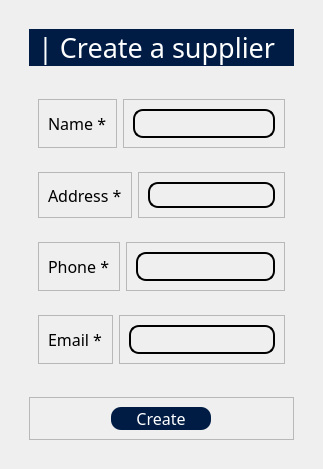
            <widget class="QWidget" name="CreateSupplier">
             <layout class="QHBoxLayout" name="horizontalLayout_22">
              <item>
               <widget class="QWidget" name="widget_7" native="true">
                <layout class="QVBoxLayout" name="verticalLayout_3">
                 <item alignment="Qt::AlignTop">
                  <widget class="QWidget" name="widget_8" native="true">
                   <layout class="QHBoxLayout" name="horizontalLayout_23">
                    <item>
                     <widget class="QFrame" name="frame_20">
                      <property name="styleSheet">
                       <string notr="true">background-color: rgb(0, 28, 68);
border-radius: 20px;
color: white</string>
                      </property>
                      <property name="frameShape">
                       <enum>QFrame::StyledPanel</enum>
                      </property>
                      <property name="frameShadow">
                       <enum>QFrame::Raised</enum>
                      </property>
                      <layout class="QHBoxLayout" name="horizontalLayout_24">
                       <property name="topMargin">
                        <number>0</number>
                       </property>
                       <property name="bottomMargin">
                        <number>0</number>
                       </property>
                       <item>
                        <widget class="QLabel" name="Title">
                         <property name="font">
                          <font>
                           <family>Sans Serif Collection</family>
                           <pointsize>20</pointsize>
                          </font>
                         </property>
                         <property name="text">
                          <string>| Create a supplier</string>
                         </property>
                        </widget>
                       </item>
                      </layout>
                     </widget>
                    </item>
                   </layout>
                  </widget>
                 </item>
                 <item>
                  <widget class="QWidget" name="widget_9" native="true">
                   <property name="sizePolicy">
                    <sizepolicy hsizetype="Preferred" vsizetype="Expanding">
                     <horstretch>0</horstretch>
                     <verstretch>0</verstretch>
                    </sizepolicy>
                   </property>
                   <layout class="QVBoxLayout" name="verticalLayout_6">
                    <item>
                     <widget class="QWidget" name="widget_10" native="true">
                      <layout class="QHBoxLayout" name="horizontalLayout_25">
                       <item>
                        <widget class="QFrame" name="frame_21">
                         <property name="frameShape">
                          <enum>QFrame::StyledPanel</enum>
                         </property>
                         <property name="frameShadow">
                          <enum>QFrame::Raised</enum>
                         </property>
                         <layout class="QHBoxLayout" name="horizontalLayout_33">
                          <item>
                           <widget class="QLabel" name="label_3">
                            <property name="font">
                             <font>
                              <family>Sans Serif Collection</family>
                              <pointsize>12</pointsize>
                             </font>
                            </property>
                            <property name="text">
                             <string>Name *</string>
                            </property>
                           </widget>
                          </item>
                         </layout>
                        </widget>
                       </item>
                       <item>
                        <widget class="QFrame" name="frame_22">
                         <property name="font">
                          <font>
                           <family>Sans Serif Collection</family>
                           <pointsize>10</pointsize>
                          </font>
                         </property>
                         <property name="frameShape">
                          <enum>QFrame::StyledPanel</enum>
                         </property>
                         <property name="frameShadow">
                          <enum>QFrame::Raised</enum>
                         </property>
                         <layout class="QHBoxLayout" name="horizontalLayout_34">
                          <item>
                           <widget class="QLineEdit" name="NameSupplier">
                            <property name="font">
                             <font>
                              <family>Sans Serif Collection</family>
                              <pointsize>10</pointsize>
                             </font>
                            </property>
                            <property name="styleSheet">
                             <string notr="true">background-color: rgba(0,0,0,0);
border: none;
border: 1.5px solid rgb(0, 0, 0);
color: rgb(0, 0, 0);
padding-bottom: 5px;
border-radius: 10px</string>
                            </property>
                           </widget>
                          </item>
                         </layout>
                        </widget>
                       </item>
                      </layout>
                     </widget>
                    </item>
                    <item>
                     <widget class="QWidget" name="widget_11" native="true">
                      <layout class="QHBoxLayout" name="horizontalLayout_26">
                       <item>
                        <widget class="QFrame" name="frame_23">
                         <property name="frameShape">
                          <enum>QFrame::StyledPanel</enum>
                         </property>
                         <property name="frameShadow">
                          <enum>QFrame::Raised</enum>
                         </property>
                         <layout class="QHBoxLayout" name="horizontalLayout_36">
                          <item>
                           <widget class="QLabel" name="label_9">
                            <property name="font">
                             <font>
                              <family>Sans Serif Collection</family>
                              <pointsize>12</pointsize>
                             </font>
                            </property>
                            <property name="text">
                             <string>Address *</string>
                            </property>
                           </widget>
                          </item>
                         </layout>
                        </widget>
                       </item>
                       <item>
                        <widget class="QFrame" name="frame_24">
                         <property name="frameShape">
                          <enum>QFrame::StyledPanel</enum>
                         </property>
                         <property name="frameShadow">
                          <enum>QFrame::Raised</enum>
                         </property>
                         <layout class="QHBoxLayout" name="horizontalLayout_35">
                          <item>
                           <widget class="QLineEdit" name="AddressSupplier">
                            <property name="sizePolicy">
                             <sizepolicy hsizetype="Expanding" vsizetype="Preferred">
                              <horstretch>0</horstretch>
                              <verstretch>0</verstretch>
                             </sizepolicy>
                            </property>
                            <property name="font">
                             <font>
                              <pointsize>10</pointsize>
                             </font>
                            </property>
                            <property name="styleSheet">
                             <string notr="true">background-color: rgba(0,0,0,0);
border: none;
border: 1.5px solid rgb(0, 0, 0);
color: rgb(0, 0, 0);
padding-bottom: 5px;
border-radius: 10px</string>
                            </property>
                           </widget>
                          </item>
                         </layout>
                        </widget>
                       </item>
                      </layout>
                     </widget>
                    </item>
                    <item>
                     <widget class="QWidget" name="widget_12" native="true">
                      <layout class="QHBoxLayout" name="horizontalLayout_27">
                       <item>
                        <widget class="QFrame" name="frame_25">
                         <property name="frameShape">
                          <enum>QFrame::StyledPanel</enum>
                         </property>
                         <property name="frameShadow">
                          <enum>QFrame::Raised</enum>
                         </property>
                         <layout class="QHBoxLayout" name="horizontalLayout_29">
                          <item>
                           <widget class="QLabel" name="label_10">
                            <property name="font">
                             <font>
                              <family>Sans Serif Collection</family>
                              <pointsize>12</pointsize>
                             </font>
                            </property>
                            <property name="text">
                             <string>Phone *</string>
                            </property>
                           </widget>
                          </item>
                         </layout>
                        </widget>
                       </item>
                       <item>
                        <widget class="QFrame" name="frame_26">
                         <property name="frameShape">
                          <enum>QFrame::StyledPanel</enum>
                         </property>
                         <property name="frameShadow">
                          <enum>QFrame::Raised</enum>
                         </property>
                         <layout class="QHBoxLayout" name="horizontalLayout_30">
                          <item>
                           <widget class="QLineEdit" name="PhoneSupplier">
                            <property name="sizePolicy">
                             <sizepolicy hsizetype="Expanding" vsizetype="Preferred">
                              <horstretch>0</horstretch>
                              <verstretch>0</verstretch>
                             </sizepolicy>
                            </property>
                            <property name="font">
                             <font>
                              <family>Sans Serif Collection</family>
                              <pointsize>10</pointsize>
                             </font>
                            </property>
                            <property name="styleSheet">
                             <string notr="true">background-color: rgba(0,0,0,0);
border: none;
border: 1.5px solid rgb(0, 0, 0);
color: rgb(0, 0, 0);
padding-bottom: 5px;
border-radius: 10px</string>
                            </property>
                           </widget>
                          </item>
                         </layout>
                        </widget>
                       </item>
                      </layout>
                     </widget>
                    </item>
                    <item>
                     <widget class="QWidget" name="widget_13" native="true">
                      <layout class="QHBoxLayout" name="horizontalLayout_28">
                       <item>
                        <widget class="QFrame" name="frame_27">
                         <property name="frameShape">
                          <enum>QFrame::StyledPanel</enum>
                         </property>
                         <property name="frameShadow">
                          <enum>QFrame::Raised</enum>
                         </property>
                         <layout class="QHBoxLayout" name="horizontalLayout_31">
                          <item>
                           <widget class="QLabel" name="label_11">
                            <property name="font">
                             <font>
                              <family>Sans Serif Collection</family>
                              <pointsize>12</pointsize>
                             </font>
                            </property>
                            <property name="text">
                             <string>Email *</string>
                            </property>
                           </widget>
                          </item>
                         </layout>
                        </widget>
                       </item>
                       <item>
                        <widget class="QFrame" name="frame_28">
                         <property name="frameShape">
                          <enum>QFrame::StyledPanel</enum>
                         </property>
                         <property name="frameShadow">
                          <enum>QFrame::Raised</enum>
                         </property>
                         <layout class="QHBoxLayout" name="horizontalLayout_32">
                          <item>
                           <widget class="QLineEdit" name="EmailSupplier">
                            <property name="sizePolicy">
                             <sizepolicy hsizetype="Expanding" vsizetype="Preferred">
                              <horstretch>0</horstretch>
                              <verstretch>0</verstretch>
                             </sizepolicy>
                            </property>
                            <property name="font">
                             <font>
                              <family>Sans Serif Collection</family>
                              <pointsize>10</pointsize>
                             </font>
                            </property>
                            <property name="styleSheet">
                             <string notr="true">background-color: rgba(0,0,0,0);
border: none;
border: 1.5px solid rgb(0, 0, 0);
color: rgb(0, 0, 0);
padding-bottom: 5px;
border-radius: 10px</string>
                            </property>
                           </widget>
                          </item>
                         </layout>
                        </widget>
                       </item>
                      </layout>
                     </widget>
                    </item>
                   </layout>
                  </widget>
                 </item>
                 <item>
                  <widget class="QWidget" name="widget_14" native="true">
                   <layout class="QHBoxLayout" name="horizontalLayout_37">
                    <item>
                     <widget class="QFrame" name="frame_29">
                      <property name="frameShape">
                       <enum>QFrame::StyledPanel</enum>
                      </property>
                      <property name="frameShadow">
                       <enum>QFrame::Raised</enum>
                      </property>
                      <layout class="QVBoxLayout" name="verticalLayout_7">
                       <item alignment="Qt::AlignHCenter|Qt::AlignVCenter">
                        <widget class="QPushButton" name="SupplierCreateButton">
                         <property name="minimumSize">
                          <size>
                           <width>100</width>
                           <height>0</height>
                          </size>
                         </property>
                         <property name="font">
                          <font>
                           <family>Sans Serif Collection</family>
                           <pointsize>12</pointsize>
                          </font>
                         </property>
                         <property name="styleSheet">
                          <string notr="true">background-color: rgb(0, 28, 68);
border-radius: 10px;
color: white;
</string>
                         </property>
                         <property name="text">
                          <string>Create</string>
                         </property>
                        </widget>
                       </item>
                      </layout>
                     </widget>
                    </item>
                   </layout>
                  </widget>
                 </item>
                </layout>
               </widget>
              </item>
             </layout>
            </widget>
